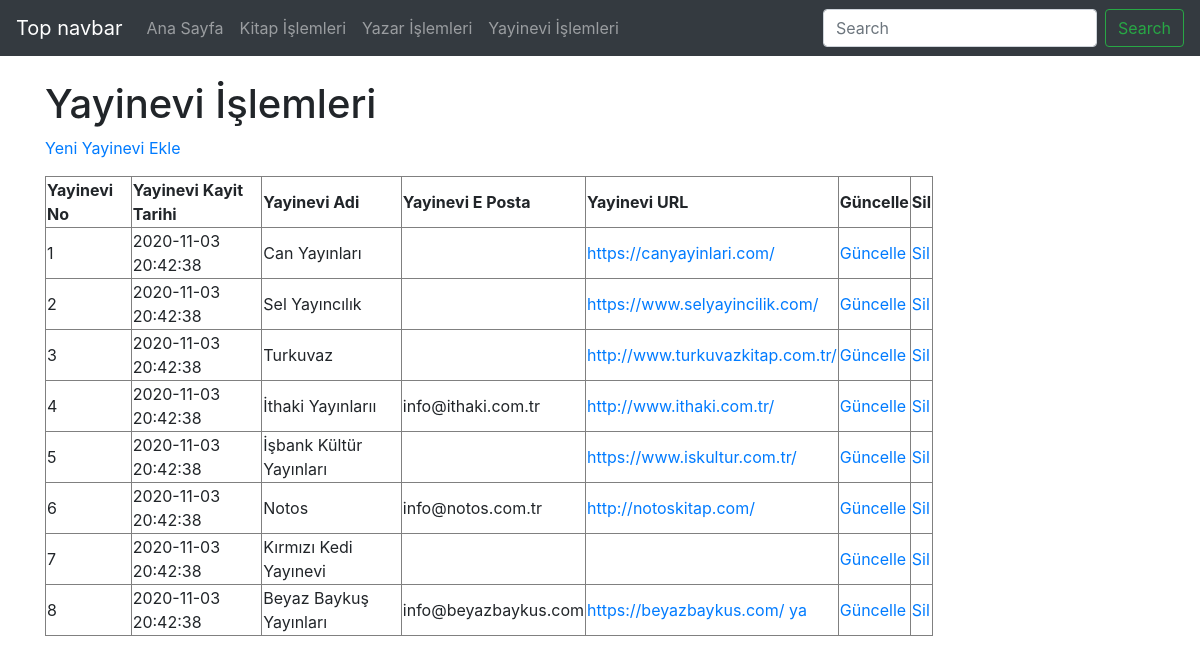
The page /yayinevi.php on the database its author committed.
### yayinevi.php (the view, shortened to what this page needs)
<?php
require_once("baglanti.php");
$sorgu = mysqli_query($baglanti, "SELECT * FROM yayınevi");
?>
<!DOCTYPE html>
<html lang="tr"><head><meta http-equiv="Content-Type" content="text/html; charset=UTF-8">
<link href="bootstrap.min.css" rel="stylesheet">
    <link href="./katalog_files/navbar-top.css" rel="stylesheet">
  </head>
  <body>
    <nav class="navbar navbar-expand-md navbar-dark bg-dark mb-4">
  <a class="navbar-brand" href="https://getbootstrap.com/docs/4.4/examples/navbar-static/#">Top navbar</a>
  <div class="collapse navbar-collapse" id="navbarCollapse">
    <ul class="navbar-nav mr-auto">
      <li class="nav-item">
        <a class="nav-link" href="index.php">Ana Sayfa </a>
      </li>
      <li class="nav-item">
        <a class="nav-link" href="kitap.php">Kitap İşlemleri</a>
      </li>
      <li class="nav-item">
        <a class="nav-link" href="yazar.php">Yazar İşlemleri</a>
      </li>
      <li class="nav-item">
        <a class="nav-link" href="yayinevi.php">Yayinevi İşlemleri</a>
      </li>
    </ul>
    <form class="form-inline mt-2 mt-md-0">
      <input class="form-control mr-sm-2" type="text" placeholder="Search" aria-label="Search">
      <button class="btn btn-outline-success my-2 my-sm-0" type="submit">Search</button>
    </form>
  </div>
</nav>
<main role="main" class="container">
<h1>Yayinevi İşlemleri</h1>
<p><a href="yayinevi_ekle.php">Yeni Yayinevi Ekle</a></p>
<?php
echo("<table border=1 width=80%>");
    echo("<tr>");
    echo("<td><b>Yayinevi No</b></td>");
    echo("<td><b>Yayinevi Kayit Tarihi</b></td>");
    echo("<td><b>Yayinevi Adi</b></td>");
    echo("<td><b>Yayinevi E Posta</b></td>");
    echo("<td><b>Yayinevi URL</b></td>");
        echo("<td><b>Güncelle</b></td>");
    echo("<td><b>Sil</b></td>");
    echo("</tr>");
while($satir = mysqli_fetch_assoc($sorgu)){
    echo("<tr>");
    echo("<td>".$satir["yayineviKayitNo"]."</td>");
    echo("<td>".$satir["yayineviKayitTarih"]."</td>");
    echo("<td>".$satir["yayineviAdi"]."</td>");
    echo("<td>".$satir["yayineviEposta"]."</td>");
    echo("<td><a href=".$satir['yayineviURL']."target='_blank'>".$satir["yayineviURL"]."</a></td>");
    echo("<td><a href='yayinevi_guncellenecek.php?yayineviKayitNo=".$satir["yayineviKayitNo"]."'>Güncelle</a></td>");
    echo("<td><a href='yayinevi_sil.php?yayineviKayitNo=".$satir["yayineviKayitNo"]."'>Sil</a></td>");
    echo("</tr>");
            }
echo("</table>");
?>
</main>
</body></html>

### navbar-top.css (style rules this page uses)
body { min-height: 75rem; }

### rows shown on the page
yayınevi: yayineviKayitNo "1", yayineviKayitTarih "2020-11-03 20:42:38", yayineviAdi "Can Yayınları", yayineviURL "https://canyayinlari.com/"
yayınevi: yayineviKayitNo "2", yayineviKayitTarih "2020-11-03 20:42:38", yayineviAdi "Sel Yayıncılık", yayineviURL "https://www.selyayincilik.com/"
yayınevi: yayineviKayitNo "3", yayineviKayitTarih "2020-11-03 20:42:38", yayineviAdi "Turkuvaz", yayineviURL "http://www.turkuvazkitap.com.tr/"
yayınevi: yayineviKayitNo "4", yayineviKayitTarih "2020-11-03 20:42:38", yayineviAdi "İthaki Yayınlarıı", yayineviEposta "info@ithaki.com.tr", yayineviURL "http://www.ithaki.com.tr/"
yayınevi: yayineviKayitNo "5", yayineviKayitTarih "2020-11-03 20:42:38", yayineviAdi "İşbank Kültür Yayınları", yayineviURL "https://www.iskultur.com.tr/"
yayınevi: yayineviKayitNo "6", yayineviKayitTarih "2020-11-03 20:42:38", yayineviAdi "Notos", yayineviEposta "info@notos.com.tr", yayineviURL "http://notoskitap.com/"
yayınevi: yayineviKayitNo "7", yayineviKayitTarih "2020-11-03 20:42:38", yayineviAdi "Kırmızı Kedi Yayınevi"
yayınevi: yayineviKayitNo "8", yayineviKayitTarih "2020-11-03 20:42:38", yayineviAdi "Beyaz Baykuş Yayınları", yayineviEposta "info@beyazbaykus.com", yayineviURL "https://beyazbaykus.com/ ya"
